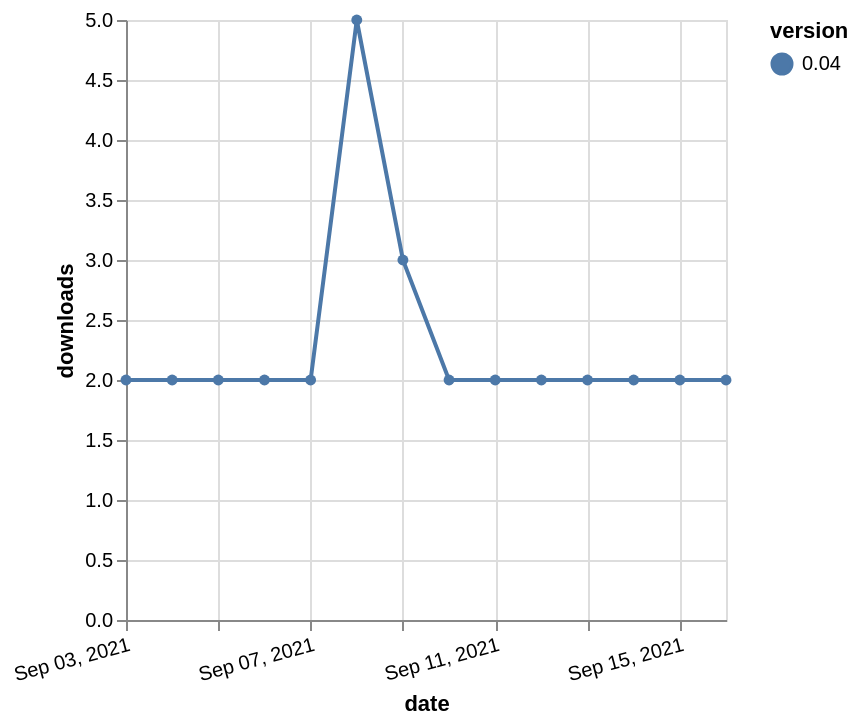

Vega-Lite specification for this chart:
### Vega-Lite specification from a JSON file in a GitHub repository (floating-point values rounded to 4 significant figures)
{"$schema": "https://vega.github.io/schema/vega-lite/v5.json", "description": "A simple bar chart with embedded data.", "data": {"values": [{"date": "2021-09-03", "total": 3397, "delta": 2, "version": "0.04"}, {"date": "2021-09-04", "total": 3399, "delta": 2, "version": "0.04"}, {"date": "2021-09-05", "total": 3401, "delta": 2, "version": "0.04"}, {"date": "2021-09-06", "total": 3403, "delta": 2, "version": "0.04"}, {"date": "2021-09-07", "total": 3405, "delta": 2, "version": "0.04"}, {"date": "2021-09-08", "total": 3410, "delta": 5, "version": "0.04"}, {"date": "2021-09-09", "total": 3413, "delta": 3, "version": "0.04"}, {"date": "2021-09-10", "total": 3415, "delta": 2, "version": "0.04"}, {"date": "2021-09-11", "total": 3417, "delta": 2, "version": "0.04"}, {"date": "2021-09-12", "total": 3419, "delta": 2, "version": "0.04"}, {"date": "2021-09-13", "total": 3421, "delta": 2, "version": "0.04"}, {"date": "2021-09-14", "total": 3423, "delta": 2, "version": "0.04"}, {"date": "2021-09-15", "total": 3425, "delta": 2, "version": "0.04"}, {"date": "2021-09-16", "total": 3427, "delta": 2, "version": "0.04"}]}, "width": "container", "mark": {"type": "line", "point": {"filled": true}}, "encoding": {"x": {"field": "date", "type": "temporal", "timeUnit": "yearmonthdate", "title": "date", "axis": {"labelAngle": -15}}, "y": {"field": "delta", "type": "quantitative", "title": "downloads"}, "color": {"field": "version", "type": "nominal"}, "tooltip": {"field": "delta"}}}
